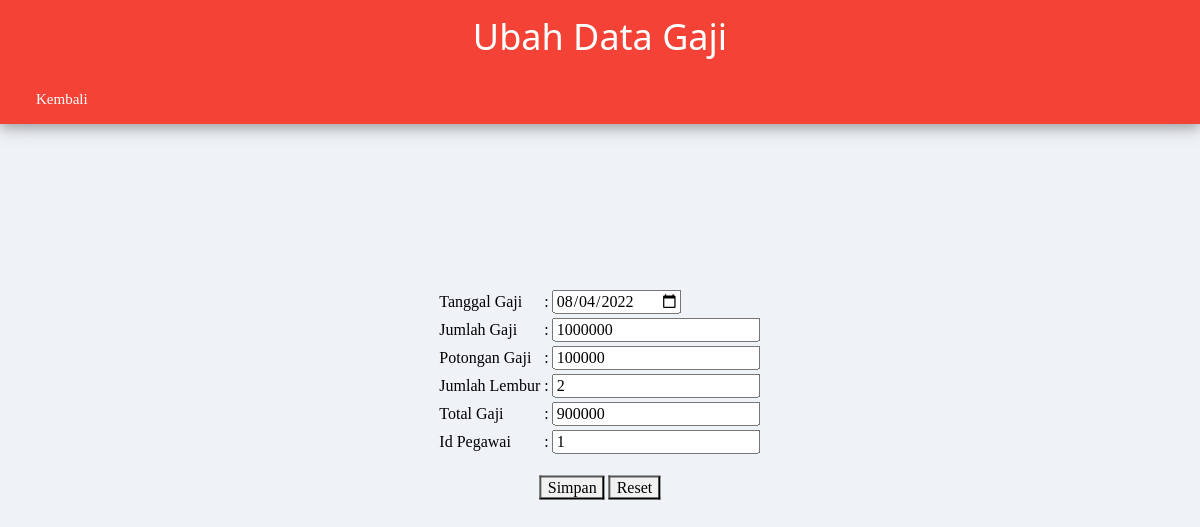
/Gaji/update_gaji.php?idgj=1234001, run on the app's committed database.
### tables this page shows
CREATE TABLE `gaji` (
  `slip_gaji` int(10) NOT NULL,
  `tgl_gaji` date NOT NULL,
  `jml_gaji` int(10) NOT NULL,
  `potongan_gaji` int(10) NOT NULL,
  `jml_lembur` int(5) NOT NULL,
  `total_gaji` int(10) NOT NULL,
  `id_pegawai` int(5) NOT NULL
);

### Gaji/update_gaji.php (the view, shortened to what this page needs)
<html>
	<head>
		<link rel="stylesheet" href="../w3.css">
		<link rel="stylesheet" href="../style.css">
	</head>
<body>
	<div class="w3-container w3-center w3-card-4 w3-red">
		<h1>Ubah Data Gaji</h1>
		<div class="menu w3-left">
			<ul>
				<li><a class="w3-hover-dark-grey w3-red" href="gaji.php">Kembali</a></li>
			</ul>
		</div>
	</div>
	<?php
		require_once '../connect.php';
		$slip_gaji=$_GET['idgj'];
		$result=$conn->query("SELECT * FROM gaji WHERE slip_gaji='$slip_gaji'");
		$data=$result->fetch_assoc();
	?>
	<div class="w3-display-middle">
	<form action="" method="POST">
		<table>
			<tr>
				<td><input type="hidden" name="slip_gaji" value="<?=$data['slip_gaji'] ?>" size="10"></td>
			</tr>
			<tr>
				<td>Tanggal Gaji</td>
				<td>: <input type="date" name="tgl_gaji" value="<?=$data['tgl_gaji'] ?>" size="35"></td>
			</tr>
			<tr>
				<td>Jumlah Gaji</td>
				<td>: <input type="text" name="jml_gaji" value="<?=$data['jml_gaji']?>"></td>
			</tr>
			<tr>
				<td>Potongan Gaji</td>
				<td>: <input type="text" name="potongan_gaji" value="<?=$data['potongan_gaji']?>"></td>
			</tr>
			<tr>
				<td>Jumlah Lembur</td>
				<td>: <input type="text" name="jml_lembur" value="<?=$data['jml_lembur']?>"></td>
			</tr>
			<tr>
				<td>Total Gaji</td>
				<td>: <input type="text" name="total_gaji" value="<?=$data['total_gaji']?>"></td>
			</tr>
			<tr>
				<td>Id Pegawai</td>
				<td>: <input type="text" name="id_pegawai" value="<?=$data['id_pegawai'] ?>"></td>
			</tr>
			<tr>
				<td colspan="2" align="center"><br>
					<input class="w3-light-grey w3-hover-dark-grey" type="submit" value="Simpan">
					<input class="w3-light-grey w3-hover-dark-grey" type="reset" value="Reset">
				</td>
			</tr>
		</table>
	</form>
	</div>
</body>
</html>

### w3.css (style rules this page uses)
*,*:before,*:after { box-sizing:inherit }
html { -ms-text-size-adjust:100%;-webkit-text-size-adjust:100% }
body { margin:0 }
a { background-color:transparent }
button,input,select,textarea,optgroup { font:inherit;margin:0 }
button,input { overflow:visible }
button,[type=button],[type=reset],[type=submit] { -webkit-appearance:button }
html,body { font-family:Verdana,sans-serif;font-size:15px;line-height:1.5 }
html { overflow-x:hidden }
h1 { font-size:36px }
h1,h2,h3,h4,h5,h6 { font-family:"Segoe UI",Arial,sans-serif;font-weight:400;margin:10px 0 }
a { color:inherit }
.w3-container:after,.w3-container:before,.w3-panel:after,.w3-panel:before,.w3-row:after,.w3-row:before,.w3-row-padding:after,.w3-row-padding:before, .w3-cell-row:before,.w3-cell-row:after,.w3-clear:after,.w3-clear:before,.w3-bar:before,.w3-bar:after { content:"";display:table;clear:both }
.w3-display-middle { position:absolute;top:50%;left:50%;transform:translate(-50%,-50%);-ms-transform:translate(-50%,-50%) }
.w3-container,.w3-panel { padding:0.01em 16px }
.w3-card-4,.w3-hover-shadow:hover { box-shadow:0 4px 10px 0 rgba(0,0,0,0.2),0 4px 20px 0 rgba(0,0,0,0.19) }
.w3-center { text-align:center!important }
.w3-left { float:left!important }
.w3-red,.w3-hover-red:hover { color:#fff!important;background-color:#f44336!important }
.w3-light-grey,.w3-hover-light-grey:hover,.w3-light-gray,.w3-hover-light-gray:hover { color:#000!important;background-color:#f1f1f1!important }

### style.css (style rules this page uses)
body { margin: 0; background: #eff2f7; font-family: 'Product Sans'; }
a { text-decoration: none; color: #353535; display: block; transition: 0.3s; }
.menu { display: inline-block; }
.menu ul { list-style: none; padding: 0; margin: 0; }
.menu ul li { display: inline-block; }
.menu ul li a { padding: 0 20px; display: block; line-height: 50px; }

### data on the page
gaji: tgl_gaji "08/04/2022", jml_gaji "1000000", potongan_gaji "100000", jml_lembur "2", total_gaji "900000", id_pegawai "1"
